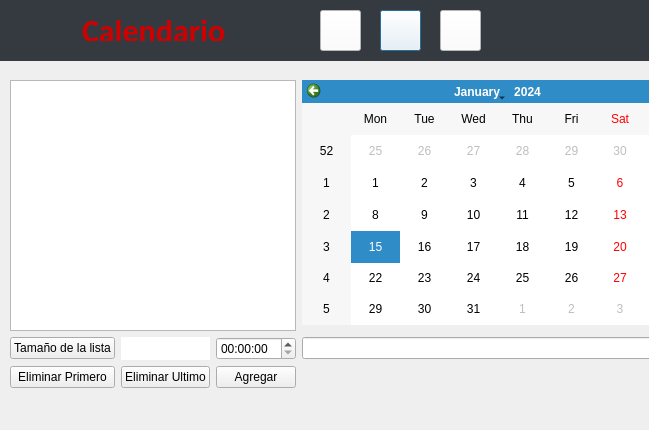
<?xml version="1.0" encoding="UTF-8"?>
<ui version="4.0">
 <class>Calendar</class>
 <widget class="QDialog" name="Calendar">
  <property name="geometry">
   <rect>
    <x>0</x>
    <y>0</y>
    <width>649</width>
    <height>430</height>
   </rect>
  </property>
  <property name="windowTitle">
   <string>Dialog</string>
  </property>
  <widget class="QPushButton" name="CalendarButton">
   <property name="geometry">
    <rect>
     <x>380</x>
     <y>10</y>
     <width>41</width>
     <height>41</height>
    </rect>
   </property>
   <property name="styleSheet">
    <string notr="true">QPushButton{
	background-color: #FFFFFF;
}</string>
   </property>
   <property name="text">
    <string/>
   </property>
  </widget>
  <widget class="QPushButton" name="FriendsButton">
   <property name="geometry">
    <rect>
     <x>440</x>
     <y>10</y>
     <width>41</width>
     <height>41</height>
    </rect>
   </property>
   <property name="styleSheet">
    <string notr="true">QPushButton{
	background-color: #FFFFFF;
}</string>
   </property>
   <property name="text">
    <string/>
   </property>
  </widget>
  <widget class="QPushButton" name="HomeButton">
   <property name="geometry">
    <rect>
     <x>320</x>
     <y>10</y>
     <width>41</width>
     <height>41</height>
    </rect>
   </property>
   <property name="styleSheet">
    <string notr="true">QPushButton{
	background-color: #FFFFFF;
}</string>
   </property>
   <property name="text">
    <string/>
   </property>
  </widget>
  <widget class="QStackedWidget" name="stackedWidget">
   <property name="geometry">
    <rect>
     <x>0</x>
     <y>0</y>
     <width>651</width>
     <height>61</height>
    </rect>
   </property>
   <property name="styleSheet">
    <string notr="true">QStackedWidget{
	background-color: #343A40;
	border: 1px #343A40;
}</string>
   </property>
   <widget class="QWidget" name="page">
    <widget class="QLabel" name="Picture">
     <property name="geometry">
      <rect>
       <x>10</x>
       <y>-10</y>
       <width>75</width>
       <height>75</height>
      </rect>
     </property>
     <property name="text">
      <string/>
     </property>
    </widget>
    <widget class="QLabel" name="Calendario">
     <property name="geometry">
      <rect>
       <x>70</x>
       <y>15</y>
       <width>161</width>
       <height>31</height>
      </rect>
     </property>
     <property name="font">
      <font>
       <family>Calibri</family>
       <pointsize>24</pointsize>
       <weight>75</weight>
       <bold>true</bold>
      </font>
     </property>
     <property name="styleSheet">
      <string notr="true">QLabel{
	background-color: #343A40;
	border: 0px;
	padding: 5px;
	color: #D00000
}</string>
     </property>
     <property name="text">
      <string>Calendario</string>
     </property>
    </widget>
    <widget class="QLabel" name="Codigo">
     <property name="geometry">
      <rect>
       <x>490</x>
       <y>30</y>
       <width>150</width>
       <height>15</height>
      </rect>
     </property>
     <property name="font">
      <font>
       <family>Calibri</family>
       <pointsize>9</pointsize>
       <weight>75</weight>
       <bold>true</bold>
      </font>
     </property>
     <property name="styleSheet">
      <string notr="true">QLabel{
	background-color: #343A40;
	border: 0px;
	color: #D00000;
}</string>
     </property>
     <property name="text">
      <string/>
     </property>
     <property name="alignment">
      <set>Qt::AlignCenter</set>
     </property>
    </widget>
    <widget class="QLabel" name="Nombre">
     <property name="geometry">
      <rect>
       <x>490</x>
       <y>10</y>
       <width>150</width>
       <height>15</height>
      </rect>
     </property>
     <property name="font">
      <font>
       <family>Calibri</family>
       <pointsize>10</pointsize>
       <weight>75</weight>
       <bold>true</bold>
      </font>
     </property>
     <property name="styleSheet">
      <string notr="true">QLabel{
	background-color: #343A40;
	border: 0px;
	color: #FFFFFF;
}</string>
     </property>
     <property name="text">
      <string/>
     </property>
     <property name="alignment">
      <set>Qt::AlignCenter</set>
     </property>
    </widget>
   </widget>
  </widget>
  <widget class="QWidget" name="layoutWidget">
   <property name="geometry">
    <rect>
     <x>10</x>
     <y>80</y>
     <width>682</width>
     <height>308</height>
    </rect>
   </property>
   <layout class="QGridLayout" name="gridLayout">
    <item row="0" column="0" rowspan="2" colspan="3">
     <widget class="QListWidget" name="listWidget"/>
    </item>
    <item row="0" column="3">
     <widget class="QCalendarWidget" name="calendarWidget"/>
    </item>
    <item row="3" column="3">
     <widget class="QLineEdit" name="EscribirAgregar"/>
    </item>
    <item row="3" column="2">
     <widget class="QTimeEdit" name="Hora"/>
    </item>
    <item row="4" column="0">
     <widget class="QPushButton" name="Eliminar">
      <property name="text">
       <string>Eliminar Primero</string>
      </property>
     </widget>
    </item>
    <item row="3" column="0">
     <widget class="QPushButton" name="pushButton">
      <property name="text">
       <string>Tamaño de la lista</string>
      </property>
     </widget>
    </item>
    <item row="3" column="1">
     <widget class="QLabel" name="label">
      <property name="styleSheet">
       <string notr="true">QLabel{
	background-color: #FFFFFF;
}</string>
      </property>
      <property name="text">
       <string/>
      </property>
     </widget>
    </item>
    <item row="4" column="2">
     <widget class="QPushButton" name="Agregar">
      <property name="text">
       <string>Agregar</string>
      </property>
     </widget>
    </item>
    <item row="4" column="1">
     <widget class="QPushButton" name="EliminarUltimo">
      <property name="text">
       <string>Eliminar Ultimo</string>
      </property>
     </widget>
    </item>
   </layout>
  </widget>
  <zorder>layoutWidget</zorder>
  <zorder>stackedWidget</zorder>
  <zorder>CalendarButton</zorder>
  <zorder>FriendsButton</zorder>
  <zorder>HomeButton</zorder>
 </widget>
 <resources/>
 <connections/>
</ui>
